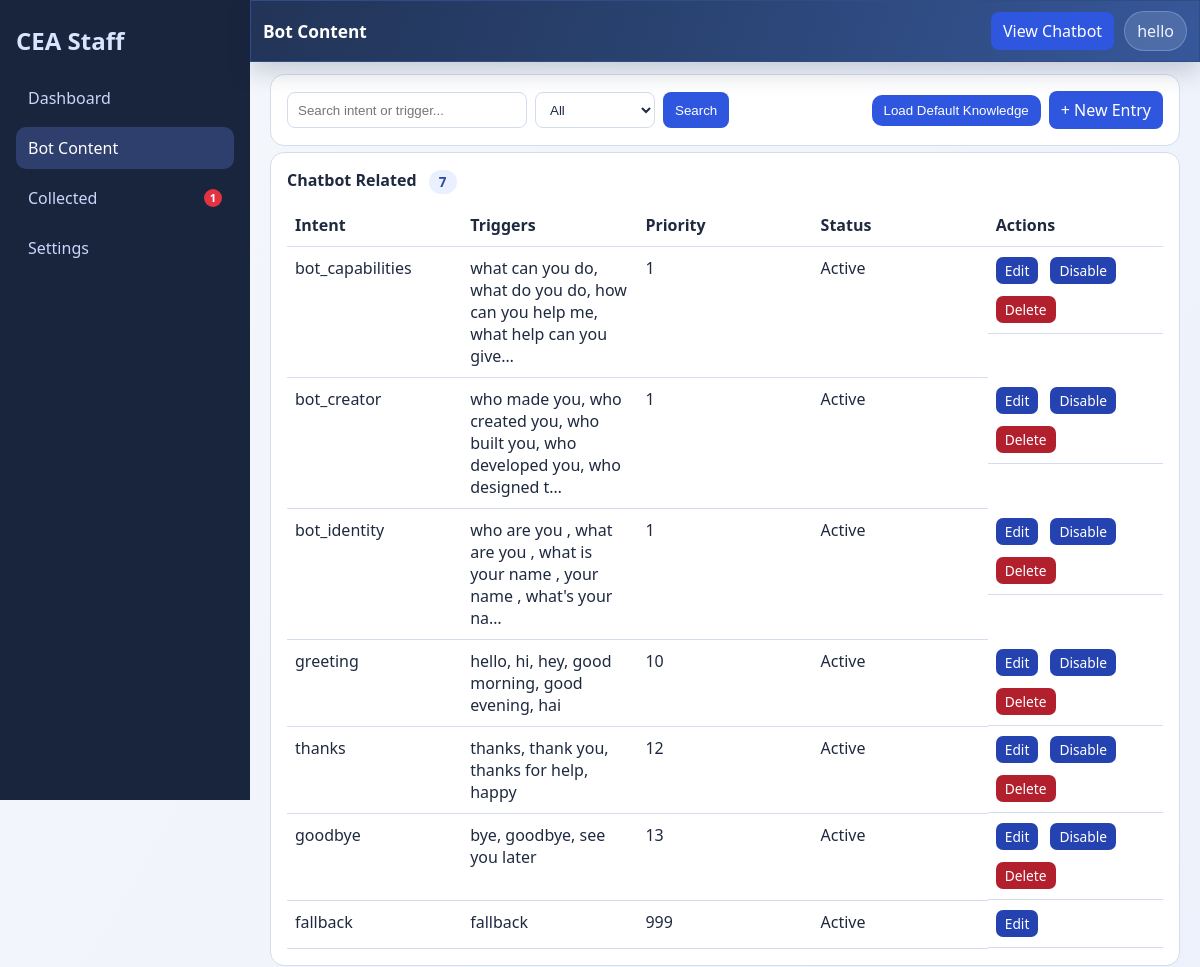
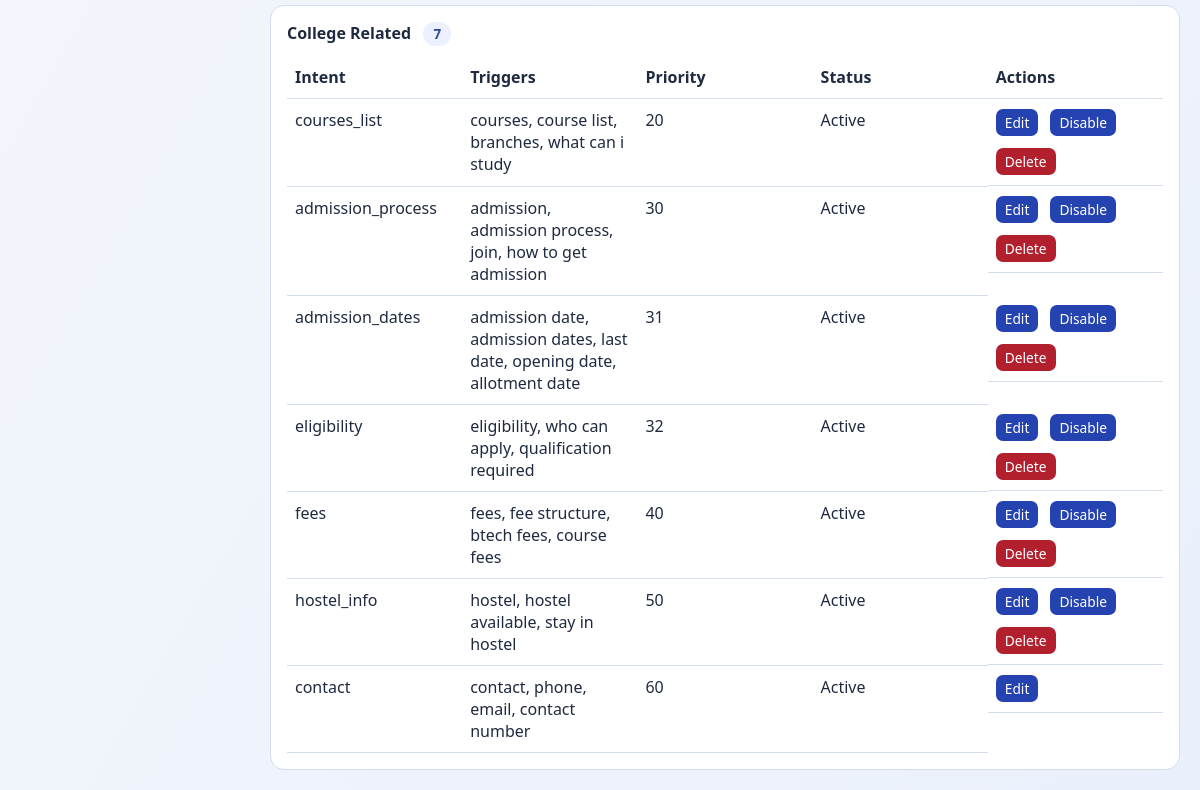
/staff/bot-content/ (signed in), run on the app's committed database (2 pictures, top to bottom).
### public/models.py (models this page shows, shortened)
class ChatbotEntry(models.Model):
    CATEGORY_CHATBOT = "chatbot"
    CATEGORY_COLLEGE = "college"
    CATEGORY_CHOICES = (
        (CATEGORY_CHATBOT, "Chatbot"),
        (CATEGORY_COLLEGE, "College"),
    )
    category = models.CharField(max_length=20, choices=CATEGORY_CHOICES, default=CATEGORY_COLLEGE)
    intent = models.CharField(max_length=80)
    trigger_keywords = models.TextField(
        help_text="Comma or new-line separated keywords (example: fees, fee structure, course fee)"
    )
    response = models.TextField()
    follow_up = models.TextField(blank=True)
    phone_number = models.CharField(max_length=30, blank=True)
    whatsapp_number = models.CharField(max_length=30, blank=True)
    email_address = models.EmailField(blank=True)
    priority = models.PositiveIntegerField(default=100)
    is_active = models.BooleanField(default=True)
    updated_at = models.DateTimeField(auto_now=True)
    class Meta:
        ordering = ["category", "priority", "intent", "id"]

### staffpanel/views.py (the view)
# urls.py: path("bot-content/", views.bot_content, name="bot_content"),
@login_required
@user_passes_test(_is_staff_user)
def bot_content(request):
    fallback_entry, _ = ChatbotEntry.objects.get_or_create(
        intent="fallback",
        defaults={
            "category": ChatbotEntry.CATEGORY_CHATBOT,
            "trigger_keywords": "fallback",
            "response": (
                "Sorry, I couldn't understand your question."
            ),
            "follow_up": "",
            "priority": 999,
            "is_active": True,
        },
    )
    if fallback_entry.response.strip() == OLD_FALLBACK_TEXT:
        fallback_entry.response = "Sorry, I couldn't understand your question."
        fallback_entry.save(update_fields=["response", "updated_at"])
    ChatbotEntry.objects.get_or_create(
        intent="contact",
        defaults={
            "category": ChatbotEntry.CATEGORY_COLLEGE,
            "trigger_keywords": "contact, phone, email, contact number",
            "response": "You can contact the college :",
            "phone_number": "0468-2319131",
            "whatsapp_number": "",
            "email_address": "principal@cearanmula.ac.in",
            "follow_up": "",
            "priority": 60,
            "is_active": True,
        },
    )
    query = request.GET.get("q", "").strip()
    focus = request.GET.get("focus", "").strip()
    valid_categories = {ChatbotEntry.CATEGORY_CHATBOT, ChatbotEntry.CATEGORY_COLLEGE}
    if "category" in request.GET:
        raw_category = request.GET.get("category", "").strip().lower()
        category = raw_category if raw_category in valid_categories else ""
        request.session["bot_content_category"] = category
    else:
        category = (request.session.get("bot_content_category") or "").strip().lower()
        if category not in valid_categories:
            category = ""
    entries = ChatbotEntry.objects.all()
    if query:
        entries = entries.filter(Q(intent__icontains=query) | Q(trigger_keywords__icontains=query))
    if category in valid_categories:
        entries = entries.filter(category=category)
    chatbot_entries = entries.filter(category=ChatbotEntry.CATEGORY_CHATBOT)
    college_entries = entries.filter(category=ChatbotEntry.CATEGORY_COLLEGE)
    uncategorized_entries = entries.exclude(
        category__in=[ChatbotEntry.CATEGORY_CHATBOT, ChatbotEntry.CATEGORY_COLLEGE]
    )
    context = {
        "entries": entries,
        "chatbot_entries": chatbot_entries,
        "college_entries": college_entries,
        "uncategorized_entries": uncategorized_entries,
        "query": query,
        "focus": focus,
        "selected_category": category,
    }
    return render(request, "staffpanel/bot_content.html", context)

### staffpanel/context_processors.py (called while the page is built)
def pending_collected_context(request):
    if not request.user.is_authenticated:
        return {"pending_collected_count": 0}
    if not (request.user.is_staff or request.user.is_superuser):
        return {"pending_collected_count": 0}
    count = CollectedMessage.objects.filter(is_processed=False).count()
    return {"pending_collected_count": count}

### staffpanel/views.py (called while the page is built)
def _is_staff_user(user):
    return user.is_authenticated and (user.is_staff or user.is_superuser)

### staffpanel/templates/staffpanel/bot_content.html (shortened to what this page needs)
{% extends 'staffpanel/base.html' %}
{% block page_title %}Bot Content{% endblock %}
{% block content %}
<section class="panel-card full">
    <div class="actions-row">
        <form method="get" class="search-form with-filter" id="bot-search-form">
            <input type="text" name="q" value="{{ query }}" placeholder="Search intent or trigger...">
            <select name="category" id="category-filter">
                <option value="" {% if not selected_category %}selected{% endif %}>All</option>
            </select>
            <button type="submit">Search</button>
        </form>
        <div class="actions-group">
            <form method="post" action="{% url 'staffpanel:bot_load_defaults' %}">
                <button type="submit" class="btn-link">Load Default Knowledge</button>
            </form>
            <a class="btn-link" href="{% url 'staffpanel:bot_entry_create' %}">+ New Entry</a>
        </div>
    </div>
</section>
{% if entries %}
{% if selected_category != "college" %}
<section id="entries-section" class="panel-card full">
    <h3>Chatbot Related <span class="count-badge">{{ chatbot_entries|length }}</span></h3>
    <div class="table-wrap desktop-only">
        <table class="entries-table">
            <thead>
                <tr>
                    <th>Intent</th>
                    <th>Triggers</th>
                    <th>Priority</th>
                    <th>Status</th>
                    <th>Actions</th>
                </tr>
            </thead>
            <tbody>
                {% for item in chatbot_entries %}
                <tr>
                    <td>{{ item.intent }}</td>
                    <td>{{ item.trigger_keywords|truncatechars:80 }}</td>
                    <td>{{ item.priority }}</td>
                    <td>{% if item.is_active %}Active{% else %}Inactive{% endif %}</td>
                    <td class="cell-actions">
                        <a href="{% url 'staffpanel:bot_entry_edit' item.id %}">Edit</a>
                        {% if item.intent|lower != "fallback" and item.intent|lower != "contact" %}
                        <a href="{% url 'staffpanel:bot_entry_toggle' item.id %}">{% if item.is_active %}Disable{% else %}Enable{% endif %}</a>
                        <a class="danger" href="{% url 'staffpanel:bot_entry_delete' item.id %}">Delete</a>
                        {% endif %}
                    </td>
                </tr>
                {% empty %}
                <tr><td colspan="5">No chatbot-related entries found.</td></tr>
                {% endfor %}
            </tbody>
        </table>
    </div>
</section>
{% endif %}
{% if selected_category != "chatbot" %}
<section class="panel-card full">
    <h3>College Related <span class="count-badge">{{ college_entries|length }}</span></h3>
    <div class="table-wrap desktop-only">
        <table class="entries-table">
            <thead>
                <tr>
                    <th>Intent</th>
                    <th>Triggers</th>
                    <th>Priority</th>
                    <th>Status</th>
                    <th>Actions</th>
                </tr>
            </thead>
            <tbody>
                {% for item in college_entries %}
                <tr>
                    <td>{{ item.intent }}</td>
                    <td>{{ item.trigger_keywords|truncatechars:80 }}</td>
                    <td>{{ item.priority }}</td>
                    <td>{% if item.is_active %}Active{% else %}Inactive{% endif %}</td>
                    <td class="cell-actions">
                        <a href="{% url 'staffpanel:bot_entry_edit' item.id %}">Edit</a>
                        {% if item.intent|lower != "fallback" and item.intent|lower != "contact" %}
                        <a href="{% url 'staffpanel:bot_entry_toggle' item.id %}">{% if item.is_active %}Disable{% else %}Enable{% endif %}</a>
                        <a class="danger" href="{% url 'staffpanel:bot_entry_delete' item.id %}">Delete</a>
                        {% endif %}
                    </td>
                </tr>
                {% empty %}
                <tr><td colspan="5">No college-related entries found.</td></tr>
                {% endfor %}
            </tbody>
        </table>
    </div>
</section>
{% endif %}
{% else %}
<section class="panel-card full">
    <p>No entries yet. Click <strong>Load Default Knowledge</strong> to add greeting/thanks/goodbye and core college intents.</p>
</section>
{% endif %}
{% endblock %}

### templates/staffpanel/base.html (shortened to what this page needs)
{% load static %}
<!DOCTYPE html>
<html lang="en">
<head>
    <link rel="stylesheet" href="{% static 'staffpanel/css/staffpanel.css' %}?v=20260306u">
</head>
<body>
<div class="staff-shell">
    <aside class="side-nav">
        <h2>CEA Staff</h2>
        <nav>
            <a href="{% url 'staffpanel:dashboard' %}" class="{% if request.resolver_match.url_name == 'dashboard' %}active{% endif %}">Dashboard</a>
            <a href="{% url 'staffpanel:bot_content' %}" class="{% if request.resolver_match.url_name == 'bot_content' or request.resolver_match.url_name == 'bot_entry_create' or request.resolver_match.url_name == 'bot_entry_edit' or request.resolver_match.url_name == 'bot_entry_delete' or request.resolver_match.url_name == 'bot_entry_toggle' %}active{% endif %}">Bot Content</a>
            <a href="{% url 'staffpanel:collected' %}" class="">
                Collected
                {% if pending_collected_count > 0 %}<span class="nav-dot" aria-label="Pending collected">{{ pending_collected_count }}</span>{% endif %}
            </a>
            <a href="{% url 'staffpanel:settings' %}" class="{% if request.resolver_match.url_name == 'settings' %}active{% endif %}">Settings</a>
        </nav>
    </aside>
    <main class="content-area">
        <header class="top-bar">
            <h1>{% block page_title %}Staff Panel{% endblock %}</h1>
            <div class="top-actions">
                <a class="btn-link" href="/" target="_blank" rel="noopener">View Chatbot</a>
                <div class="user-chip">{{ request.user.username }}</div>
            </div>
        </header>
        {% block content %}{% endblock %}
    </main>
</div>
</body>
</html>

### staffpanel/static/staffpanel/css/staffpanel.css (style rules this page uses)
:root { --bg: #f2f5fa; --surface: #ffffff; --panel: #e9eef8; --line: #d3ddee; --text: #1f2a40; --muted: #6b7896; --primary: #2f56df; --primary-2: #2443b0; }
* { box-sizing: border-box; }
body { margin: 0; font-family: "Segoe UI", Tahoma, Geneva, Verdana, sans-serif; color: var(--text); background: linear-gradient(120deg, #f5f7fb, #eaf0fb); overflow-x: hidden; }
.staff-shell { display: grid; grid-template-columns: 250px 1fr; min-height: 100vh; }
.side-nav { background: #19243d; color: #d9e4ff; padding: 24px 16px; position: sticky; top: 0; height: 100vh; overflow-y: auto; }
.side-nav h2 { margin: 0 0 20px; }
.side-nav nav { display: grid; gap: 8px; }
.side-nav a { color: #cad7fb; text-decoration: none; padding: 10px 12px; border-radius: 10px; display: flex; align-items: center; justify-content: space-between; gap: 8px; }
.nav-dot { min-width: 18px; height: 18px; border-radius: 999px; display: inline-flex; align-items: center; justify-content: center; padding: 0 5px; background: #e23343; color: #fff; font-size: 0.7rem; font-weight: 700; line-height: 1; }
.side-nav a.active, .side-nav a:hover { background: rgba(111, 144, 250, 0.25); color: #fff; }
.content-area { padding: 0 20px 20px; min-width: 0; }
.top-bar { display: flex; justify-content: space-between; align-items: center; gap: 16px; background: linear-gradient(110deg, #223457, #2a4372 46%, #36579a); color: #eef3ff; border: 1px solid #2f4d84; border-radius: 0; padding: 10px 12px; margin: 0 -20px 12px; position: sticky; top: 0; z-index: 20; box-shadow: 0 10px 24px rgba(24, 39, 73, 0.2); }
.top-actions { display: flex; align-items: center; gap: 10px; }
.top-bar h1 { margin: 0; font-size: 1.08rem; color: #fff; }
.user-chip { background: rgba(213, 226, 255, 0.16); border: 1px solid rgba(200, 218, 255, 0.28); padding: 8px 12px; border-radius: 999px; color: #eef3ff; }
.stat-card, .panel-card { background: var(--surface); border: 1px solid var(--line); border-radius: 14px; padding: 16px; }
.stat-card h3, .panel-card h3 { margin: 0 0 10px; font-size: 1rem; }
.count-badge { display: inline-flex; align-items: center; justify-content: center; min-width: 28px; height: 24px; padding: 0 8px; margin-left: 8px; border-radius: 999px; background: #eaf0ff; color: #2f4b99; font-size: 0.84rem; font-weight: 700; vertical-align: middle; }
.panel-card button { border: 0; background: var(--primary); color: #fff; border-radius: 10px; padding: 8px 12px; }
.panel-card.full { margin-top: 6px; max-width: 100%; }
.actions-row { display: flex; justify-content: space-between; align-items: center; gap: 10px; }
.actions-group { display: flex; gap: 8px; align-items: center; }
.search-form { display: flex; gap: 8px; }
.search-form input { height: 36px; border: 1px solid var(--line); border-radius: 8px; padding: 0 10px; min-width: 240px; }
.search-form.with-filter select { height: 36px; border: 1px solid var(--line); border-radius: 8px; padding: 0 10px; background: #fff; color: var(--text); min-width: 120px; }
.search-form button, .btn-link, .form-actions button { display: inline-block; border: 0; background: var(--primary); color: #fff; border-radius: 8px; padding: 8px 12px; text-decoration: none; cursor: pointer; }
.table-wrap { overflow-x: auto; }
.desktop-only { display: block; }
@media (min-width: 769px) { .desktop-only { display: block !important; } }
.entries-table { width: 100%; border-collapse: collapse; table-layout: fixed; }
.entries-table th, .entries-table td { border-bottom: 1px solid var(--line); padding: 10px 8px; text-align: left; vertical-align: top; }
.cell-actions { display: flex; gap: 12px; flex-wrap: wrap; }
.cell-actions a { color: #fff; background: var(--primary-2); text-decoration: none; border-radius: 7px; padding: 4px 9px; font-size: 0.86rem; }
.cell-actions a.danger { background: #b21f2d; color: #fff; }

### data on the page
ChatbotEntry: intent "bot_capabilities", trigger_keywords "what can you do, what do you do, how can you help me, what help can you give…", priority "1", is_active "Active", shows "Delete"
ChatbotEntry: intent "bot_creator", trigger_keywords "who made you, who created you, who built you, who developed you, who designed t…", priority "1", is_active "Active", shows "Delete"
ChatbotEntry: intent "bot_identity", trigger_keywords "who are you , what are you , what is your name , your name , what's your na…", priority "1", is_active "Active", shows "Delete"
ChatbotEntry: intent "greeting", trigger_keywords "hello, hi, hey, good morning, good evening, hai", priority "10", is_active "Active", shows "Delete"
ChatbotEntry: intent "thanks", trigger_keywords "thanks, thank you, thanks for help, happy", priority "12", is_active "Active", shows "Delete"
ChatbotEntry: intent "goodbye", trigger_keywords "bye, goodbye, see you later", priority "13", is_active "Active", shows "Delete"
ChatbotEntry: intent "fallback", trigger_keywords "fallback", priority "999", is_active "Active"
ChatbotEntry: intent "courses_list", trigger_keywords "courses, course list, branches, what can i study", priority "20", is_active "Active", shows "Delete"
ChatbotEntry: intent "admission_process", trigger_keywords "admission, admission process, join, how to get admission", priority "30", is_active "Active", shows "Delete"
ChatbotEntry: intent "admission_dates", trigger_keywords "admission date, admission dates, last date, opening date, allotment date", priority "31", is_active "Active", shows "Delete"
ChatbotEntry: intent "eligibility", trigger_keywords "eligibility, who can apply, qualification required", priority "32", is_active "Active", shows "Delete"
ChatbotEntry: intent "fees", trigger_keywords "fees, fee structure, btech fees, course fees", priority "40", is_active "Active", shows "Delete"
ChatbotEntry: intent "hostel_info", trigger_keywords "hostel, hostel available, stay in hostel", priority "50", is_active "Active", shows "Delete"
ChatbotEntry: intent "contact", trigger_keywords "contact, phone, email, contact number", priority "60", is_active "Active"

### other printed values
{{ pending_collected_count }} "1"
{{ request.user.username }} "hello"
{{ chatbot_entries|length }} "7"
{{ college_entries|length }} "7"
